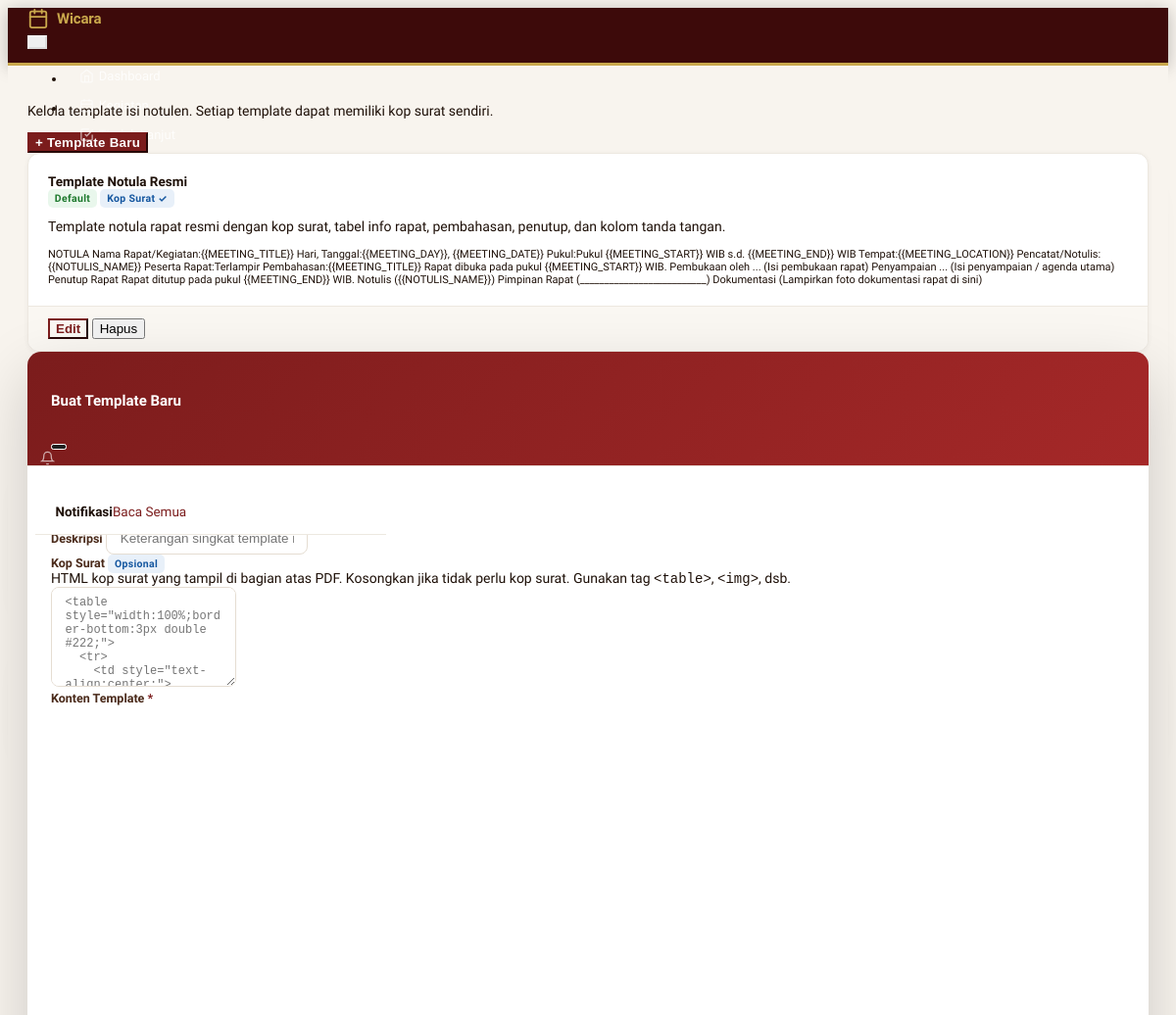
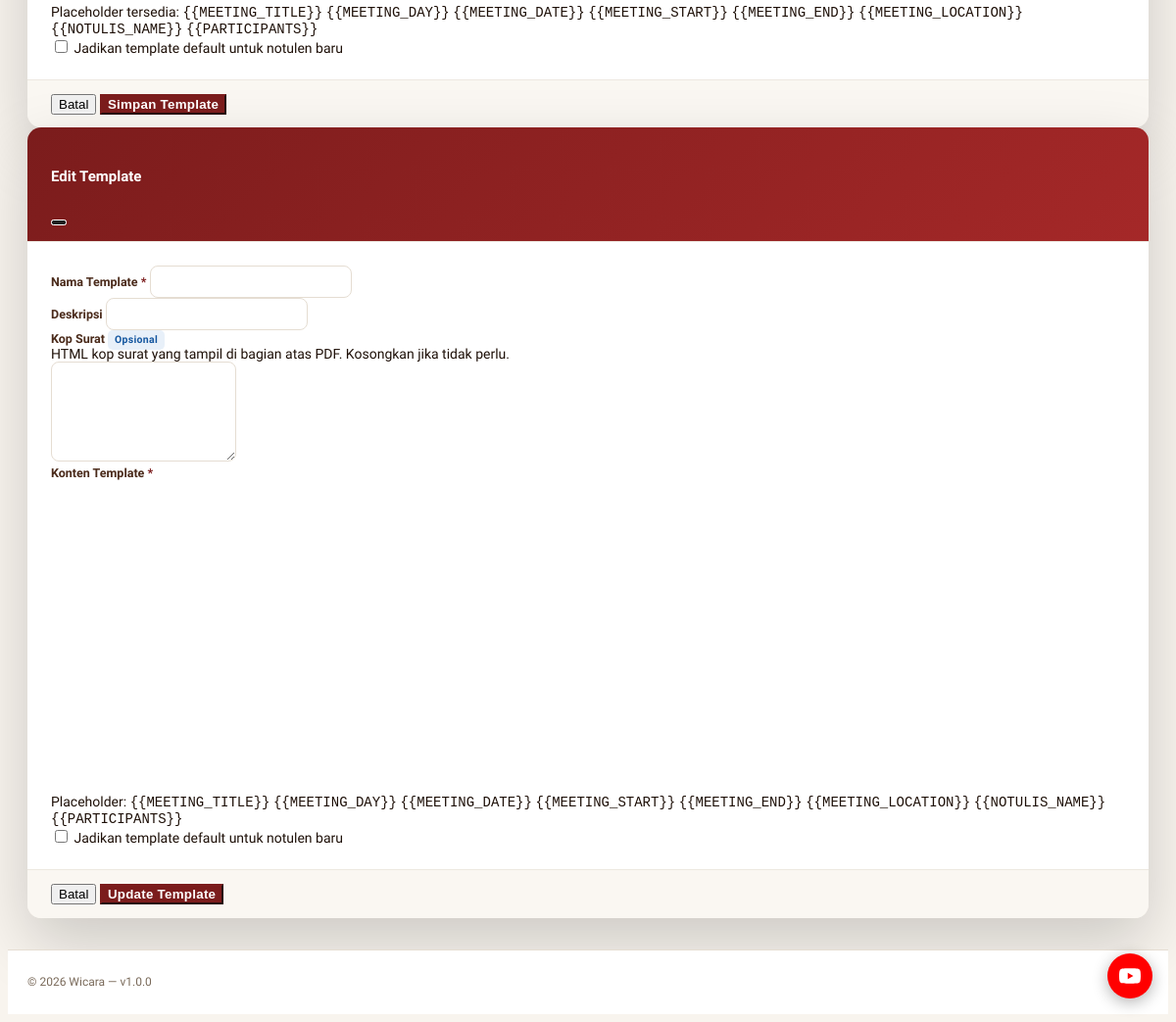
Page /notulen-templates (signed in) on the committed database (2 pictures, top to bottom).
### tables this page shows
CREATE TABLE IF NOT EXISTS notulen_templates (
    id             INT PRIMARY KEY AUTO_INCREMENT,
    name           VARCHAR(150) NOT NULL,
    description    TEXT,
    letterhead_html MEDIUMTEXT  DEFAULT NULL COMMENT 'HTML kop surat khusus template ini',
    content        LONGTEXT     NOT NULL,
    is_default     TINYINT(1)   DEFAULT 0,
    created_by     INT          DEFAULT NULL,
    created_at     TIMESTAMP    DEFAULT CURRENT_TIMESTAMP,
    updated_at     TIMESTAMP    DEFAULT CURRENT_TIMESTAMP ON UPDATE CURRENT_TIMESTAMP,
    FOREIGN KEY (created_by) REFERENCES users(id) ON DELETE SET NULL
);

### app/views/notulen-templates/index.php (the view, shortened to what the rows shown need)
<?php
$baseUrl = rtrim(BASE_URL, '/');
?>
<div class="d-flex justify-content-between align-items-center mb-3">
  <p class="text-muted mb-0 small">Kelola template isi notulen. Setiap template dapat memiliki kop surat sendiri.</p>
  <button class="btn btn-primary" data-bs-toggle="modal" data-bs-target="#modalAddTemplate">
    + Template Baru
  </button>
</div>
<?php if (empty($templates)): ?>
<div class="card">
  <div class="card-body text-center text-muted py-5">
    Belum ada template. Klik <strong>+ Template Baru</strong> untuk membuat.
  </div>
</div>
<?php else: ?>
<div class="row row-cards">
  <?php foreach ($templates as $tpl): ?>
  <div class="col-md-6 col-lg-4" id="tpl-col-<?= $tpl['id'] ?>">
    <div class="card h-100">
      <div class="card-body">
        <div class="d-flex justify-content-between align-items-start mb-1">
          <h4 class="card-title mb-0"><?= htmlspecialchars($tpl['name']) ?></h4>
          <div class="d-flex gap-1">
            <?php if ($tpl['is_default']): ?>
            <span class="badge bg-green-lt text-green">Default</span>
            <?php endif; ?>
            <?php if (!empty($tpl['letterhead_html'])): ?>
            <span class="badge bg-blue-lt text-blue" title="Template ini memiliki kop surat">Kop Surat ✓</span>
            <?php endif; ?>
          </div>
        </div>
        <p class="text-muted small mb-2"><?= htmlspecialchars($tpl['description'] ?? '-') ?></p>
        <div class="border rounded p-2 bg-light small" style="max-height:120px;overflow:hidden;font-size:11px;">
          <?= strip_tags($tpl['content']) ?>
        </div>
      </div>
      <div class="card-footer d-flex gap-2">
        <button class="btn btn-sm btn-outline-primary flex-fill btn-edit-tpl"
                data-id="<?= $tpl['id'] ?>"
                data-name="<?= htmlspecialchars($tpl['name'], ENT_QUOTES) ?>"
                data-desc="<?= htmlspecialchars($tpl['description'] ?? '', ENT_QUOTES) ?>"
                data-content="<?= htmlspecialchars($tpl['content'], ENT_QUOTES) ?>"
                data-letterhead="<?= htmlspecialchars($tpl['letterhead_html'] ?? '', ENT_QUOTES) ?>"
                data-default="<?= $tpl['is_default'] ?>">
          Edit
        </button>
        <button class="btn btn-sm btn-outline-danger btn-del-tpl"
                data-id="<?= $tpl['id'] ?>"
                data-url="<?= $baseUrl ?>/notulen-templates/<?= $tpl['id'] ?>/delete">
          Hapus
        </button>
      </div>
    </div>
  </div>
  <?php endforeach; ?>
</div>
<?php endif; ?>
<div class="modal modal-blur fade" id="modalAddTemplate" tabindex="-1">
  <div class="modal-dialog modal-xl modal-dialog-centered modal-dialog-scrollable">
    <div class="modal-content">
      <form method="POST" action="<?= $baseUrl ?>/notulen-templates">
        <div class="modal-header">
          <h5 class="modal-title">Buat Template Baru</h5>
          <button type="button" class="btn-close" data-bs-dismiss="modal"></button>
        </div>
        <div class="modal-body">
          <div class="row g-3">
            <div class="col-md-6">
              <label class="form-label required">Nama Template</label>
            </div>
            <div class="col-md-6">
              <label class="form-label">Deskripsi</label>
              <input type="text" name="description" class="form-control"
                     placeholder="Keterangan singkat template ini">
            </div>
            <div class="col-12">
              <label class="form-label d-flex align-items-center gap-2">
                Kop Surat
                <span class="badge bg-blue-lt text-blue">Opsional</span>
              </label>
              <div class="form-hint mb-1">
                HTML kop surat yang tampil di bagian atas PDF. Kosongkan jika tidak perlu kop surat.
                Gunakan tag <code>&lt;table&gt;</code>, <code>&lt;img&gt;</code>, dsb.
              </div>
              <textarea name="letterhead_html" class="form-control font-monospace" rows="6"
                        placeholder="<table style=&quot;width:100%;border-bottom:3px double #222;&quot;>&#10;  <tr>&#10;    <td style=&quot;text-align:center;&quot;>&#10;      <strong>NAMA INSTANSI</strong><br>Alamat Instansi&#10;    </td>&#10;  </tr>&#10;</table>"
                        style="font-size:12px;"></textarea>
            </div>
            <div class="col-12">
              <label class="form-label required">Konten Template</label>
              <div id="add-tpl-editor" style="min-height:320px;" class="border rounded"></div>
              <div class="form-hint mt-1">
                Placeholder tersedia: <code>{{MEETING_TITLE}}</code> <code>{{MEETING_DAY}}</code>
                <code>{{MEETING_DATE}}</code> <code>{{MEETING_START}}</code> <code>{{MEETING_END}}</code>
                <code>{{MEETING_LOCATION}}</code> <code>{{NOTULIS_NAME}}</code> <code>{{PARTICIPANTS}}</code>
              </div>
            </div>
            <div class="col-12">
              <label class="form-check">
                <input type="checkbox" name="is_default" class="form-check-input" value="1">
                <span class="form-check-label">Jadikan template default untuk notulen baru</span>
              </label>
            </div>
          </div>
        </div>
        <div class="modal-footer">
          <button type="button" class="btn btn-link" data-bs-dismiss="modal">Batal</button>
          <button type="submit" class="btn btn-primary" id="btn-submit-add-tpl">Simpan Template</button>
        </div>
      </form>
    </div>
  </div>
</div>
<div class="modal modal-blur fade" id="modalEditTemplate" tabindex="-1">
  <div class="modal-dialog modal-xl modal-dialog-centered modal-dialog-scrollable">
    <div class="modal-content">
      <form method="POST" id="form-edit-tpl">
        <div class="modal-header">
          <h5 class="modal-title">Edit Template</h5>
          <button type="button" class="btn-close" data-bs-dismiss="modal"></button>
        </div>
        <div class="modal-body">
          <div class="row g-3">
            <div class="col-md-6">
              <label class="form-label required">Nama Template</label>
              <input type="text" name="name" id="edit-tpl-name" class="form-control" required>
            </div>
            <div class="col-md-6">
              <label class="form-label">Deskripsi</label>
              <input type="text" name="description" id="edit-tpl-desc" class="form-control">
            </div>
            <div class="col-12">
              <label class="form-label d-flex align-items-center gap-2">
                Kop Surat
                <span class="badge bg-blue-lt text-blue">Opsional</span>
              </label>
              <div class="form-hint mb-1">HTML kop surat yang tampil di bagian atas PDF. Kosongkan jika tidak perlu.</div>
              <textarea name="letterhead_html" id="edit-tpl-letterhead" class="form-control font-monospace"
                        rows="6" style="font-size:12px;"></textarea>
            </div>
            <div class="col-12">
              <label class="form-label required">Konten Template</label>
              <div id="edit-tpl-editor" style="min-height:320px;" class="border rounded"></div>
              <div class="form-hint mt-1">
                Placeholder: <code>{{MEETING_TITLE}}</code> <code>{{MEETING_DAY}}</code>
                <code>{{MEETING_DATE}}</code> <code>{{MEETING_START}}</code> <code>{{MEETING_END}}</code>
                <code>{{MEETING_LOCATION}}</code> <code>{{NOTULIS_NAME}}</code> <code>{{PARTICIPANTS}}</code>
              </div>
            </div>
            <div class="col-12">
              <label class="form-check">
                <input type="checkbox" name="is_default" id="edit-tpl-default" class="form-check-input" value="1">
                <span class="form-check-label">Jadikan template default untuk notulen baru</span>
              </label>
            </div>
          </div>
        </div>
        <div class="modal-footer">
          <button type="button" class="btn btn-link" data-bs-dismiss="modal">Batal</button>
          <button type="submit" class="btn btn-primary">Update Template</button>
        </div>
      </form>
    </div>
  </div>
</div>
<link href="https://cdn.jsdelivr.net/npm/quill@2.0.3/dist/quill.snow.css" rel="stylesheet">

### app/core/Router.php (shortened to what the rows shown need)
<?php
class Router {
    private array $routes = [];
    public function get(string $path, callable|array $handler): void {
        $this->routes['GET'][$path] = $handler;
    }
    public function post(string $path, callable|array $handler): void {
        $this->routes['POST'][$path] = $handler;
    }
    public function dispatch(string $method, string $uri): void {
        $uri = strtok($uri, '?') ?: '/';
        foreach ($this->routes[$method] ?? [] as $path => $handler) {
            $pattern = preg_replace('/\{[^}]+\}/', '([^/]+)', $path);
            if (preg_match("#^{$pattern}$#", $uri, $matches)) {
                array_shift($matches);
                $params = array_map(
                    fn($v) => ctype_digit($v) ? (int)$v : $v,
                    $matches
                );
                if (is_array($handler)) {
                    [$class, $action] = $handler;
                    (new $class)->$action(...$params);
                } else {
                    $handler(...$params);
                }
                return;
            }
        }
    }
}

### rows in the picture
notulen_templates: name "Template Notula Resmi", is_default "Default", shows "Kop Surat ✓", description "Template notula rapat resmi dengan kop surat, tabel info rapat, pembahasan, penutup, dan kolom tanda tangan.", content "NOTULA Nama Rapat/Kegiatan:{{MEETING_TITLE}} Hari, Tanggal:{{MEETING_DAY}}, {{MEETING_DATE}} Pukul:Pukul {{MEETING_START}} WIB s.d. {{MEETING_END}} WIB Tempat:{{MEETING_LOCATION}} Pencatat/Notulis:{{NOTULIS_NAME}} Peserta Rapat:Terlampir Pembahasan:{{MEETING_TITLE}} Rapat dibuka pada pukul {{MEETING_START}} WIB. Pembukaan oleh ... (Isi pembukaan rapat) Penyampaian ... (Isi penyampaian / agenda utama) Penutup Rapat Rapat ditutup pada pukul {{MEETING_END}} WIB. Notulis ({{NOTULIS_NAME}}) Pimpinan Rapat (__________________________) Dokumentasi (Lampirkan foto dokumentasi rapat di sini)"
